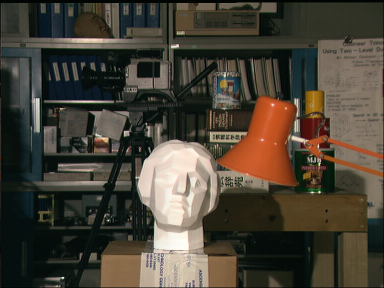
#> input picture Ex2/image_left.png, 384 x 288 px; its folder holds only this picture in this run
$ python -i solution.py   (imports and definitions only)   (older library calls are emulated)
#> lines starting #> are read from the running program, lines starting #| are printed output that depends on the picture
#> further down, picture is the input picture: shape (288, 384, 3); mean B, G, R 54.7, 66.6, 73.2
"""Stereo matching."""
import numpy as np
from scipy.signal import convolve2d, medfilt2d

# [1 line not run here, left out]


class Solution:
    def __init__(self):
        pass

    # [415 lines left out: functions ssd_distance, naive_labeling, dp_grade_slice, extract_slices, orient_direction_and_extract_slices, dp_labeling and 2 more, not called in this run]

    # //////////////////////////////////////////////////////////////////////////////////////////////////////////////////
    # Bonus functions
    # //////////////////////////////////////////////////////////////////////////////////////////////////////////////////
    @staticmethod
    def get_gradient_map(image: np.ndarray) -> np.ndarray:
            # ==============================================================================================================
            # Local Variables
            # ==============================================================================================================
            kernel_sobel_horiz = np.array([[-1, 0, 1], [-2, 0, 2], [-1, 0, 1]])
            kernel_sobel_verti = np.array([[1, 2, 1], [0, 0, 0], [-1, -2, -1]])
            kernel_laplacian = np.array([[0, 1, 0], [1, -4, 1], [0, 1, 0]])
            grad_map_horiz = np.zeros((image.shape[0], image.shape[1], 1))
            grad_map_verti = np.zeros((image.shape[0], image.shape[1], 1))
            laplacian_map = np.zeros((image.shape[0], image.shape[1], 1))
            for ii in range(image.shape[2]):
                grad_map_horiz[:, :, 0] += np.power(convolve2d(image[:, :, ii], kernel_sobel_horiz, mode='same'), 2)
                grad_map_verti[:, :, 0] += np.power(convolve2d(image[:, :, ii], kernel_sobel_verti, mode='same'), 2)
                laplacian_map[:, :, 0] += np.power(convolve2d(image[:, :, ii], kernel_laplacian, mode='same'), 2)
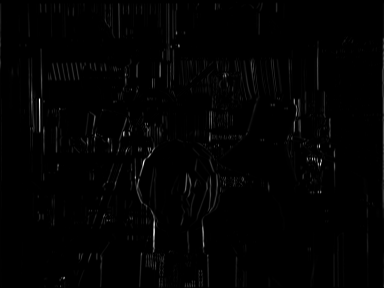
#> grad_map_horiz: shape (288, 384, 1) float64; min 0, max 2114427, mean 21679.4; drawn with min black and max white
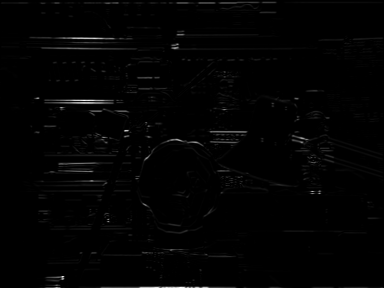
#> grad_map_verti: shape (288, 384, 1) float64; min 0, max 1894190, mean 21478.7; drawn with min black and max white
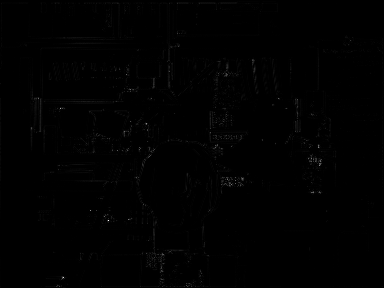
#> laplacian_map: shape (288, 384, 1) float64; min 0, max 680082, mean 2942.5; drawn with min black and max white

            return np.stack((grad_map_horiz, grad_map_verti, laplacian_map), axis=2)

    # [189 lines left out: functions dp_labeling_custom, orient_direction_and_label_custom, sgm_labeling_custom, not called in this run]

>>> import cv2
>>> picture = cv2.imread('image_left.png')
>>> result = Solution().get_gradient_map(picture)

$ run again, on Ex2/image_right.png
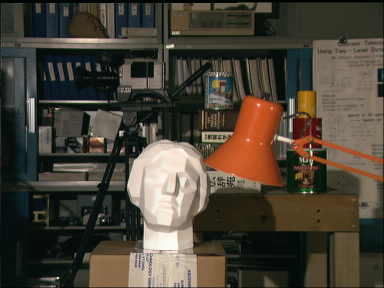
#> input picture Ex2/image_right.png, 384 x 288 px
#> picture is the input picture: shape (288, 384, 3); mean B, G, R 55.2, 67.2, 74.1
#> after the loop in get_gradient_map, `for ii in range(image.shape[2]):`:
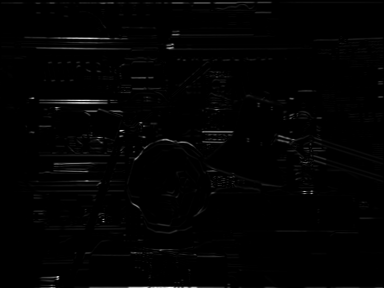
#> grad_map_verti: shape (288, 384, 1) float64; min 0, max 1889307, mean 21274.5; drawn with min black and max white
#> after the loop in get_gradient_map, `for ii in range(image.shape[2]):`:
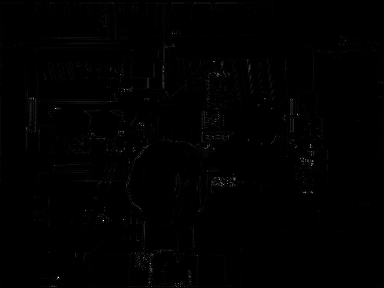
#> laplacian_map: shape (288, 384, 1) float64; min 0, max 630675, mean 2978.7; drawn with min black and max white

$ run again, on Ex2/my_image_right_big.png
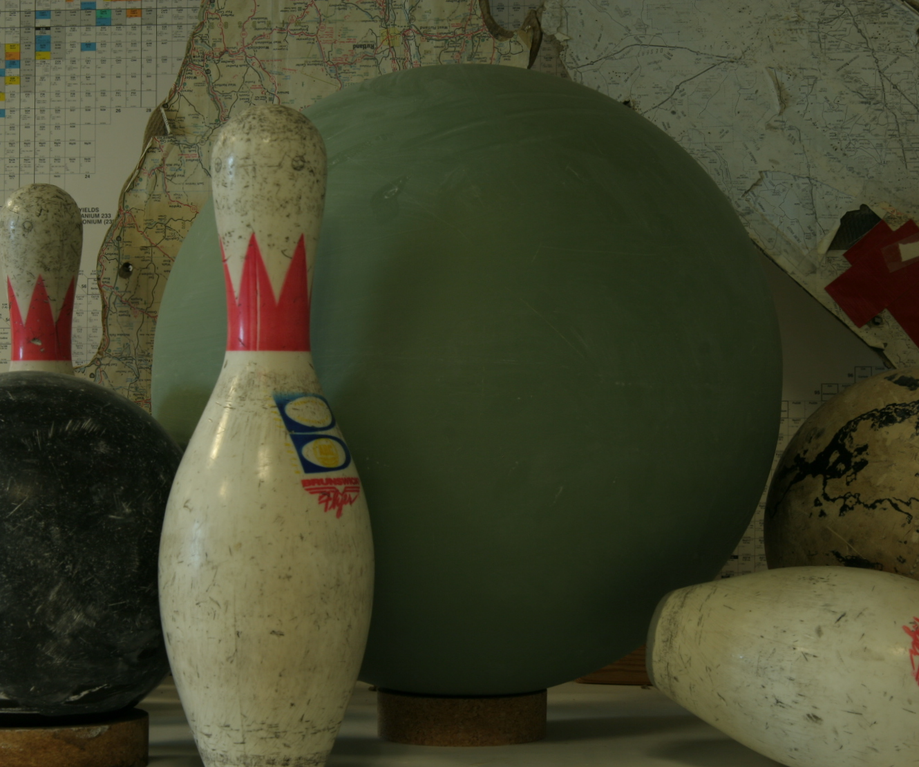
#> input picture Ex2/my_image_right_big.png, 919 x 767 px, shrunk from 1330 x 1110 before the run
#> picture is the input picture: shape (767, 919, 3); mean B, G, R 45.6, 69.5, 67.7
#> after the loop in get_gradient_map, `for ii in range(image.shape[2]):`:
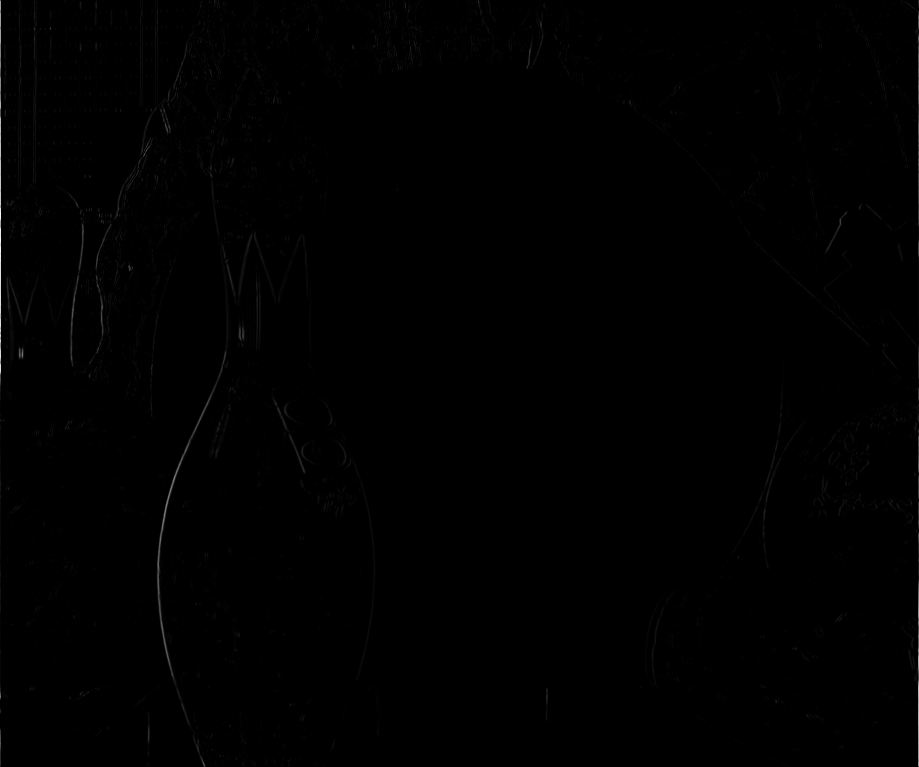
#> grad_map_horiz: shape (767, 919, 1) float64; min 0, max 880213, mean 2838.7; drawn with min black and max white
